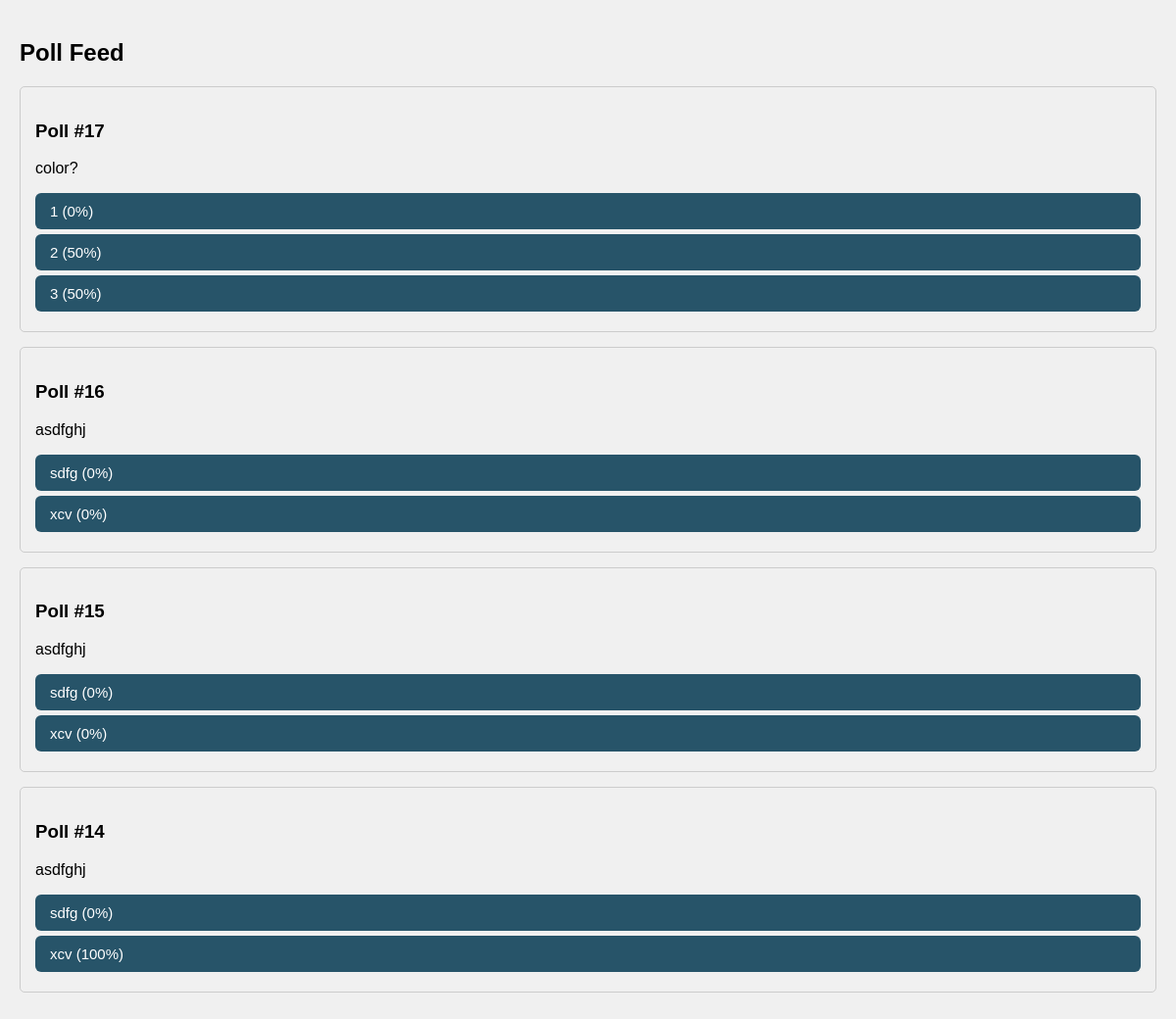
/Poll/poll_feed.php, run on the app's committed database.
### tables this page shows
CREATE TABLE `poll` (
  `poll_id` int(11) NOT NULL,
  `created_by_id` int(11) DEFAULT NULL,
  `timestamp` timestamp NOT NULL DEFAULT current_timestamp() ON UPDATE current_timestamp(),
  `poll_info` text NOT NULL
);

CREATE TABLE `options` (
  `poll_id` int(11) NOT NULL,
  `option_id` int(11) NOT NULL,
  `content` varchar(30) NOT NULL
);

### Poll/poll_feed.php (the view, shortened to what this page needs)
<?php
require_once '../connection.php';
$poll_sql = "SELECT * FROM poll ORDER BY timestamp DESC";
$poll_result = mysqli_query($conn, $poll_sql);
?>
<!DOCTYPE html>
<html>
<head>
    <link rel="stylesheet" href="feed.css">
</head>
<body>
<h2>Poll Feed</h2>
<?php while ($poll = mysqli_fetch_assoc($poll_result)): ?>
    <div class="poll-box">
        <h3>Poll #<?= $poll['poll_id'] ?></h3>
        <p><?= htmlspecialchars($poll['poll_info']) ?></p>
        <?php
        $poll_id = $poll['poll_id'];
        $option_sql = "SELECT * FROM options WHERE poll_id=$poll_id";
        $option_result = mysqli_query($conn, $option_sql);
        $total_sql = "SELECT COUNT(*) as total_votes FROM voting WHERE poll_id=$poll_id";
        $total_result = mysqli_query($conn, $total_sql);
        $total_row = mysqli_fetch_assoc($total_result);
        $total_votes = $total_row['total_votes'];
        ?>
        <form method="POST" action="poll_feed.php">
            <?php while ($opt = mysqli_fetch_assoc($option_result)): ?>
                <?php
                $opt_id = $opt['option_id'];
                $vote_count_sql = "SELECT COUNT(*) as count FROM voting WHERE poll_id=$poll_id AND option_id=$opt_id";
                $vote_result = mysqli_query($conn, $vote_count_sql);
                $vote_data = mysqli_fetch_assoc($vote_result);
                $votes = $vote_data['count'];
                $percentage = $total_votes > 0 ? round(($votes / $total_votes) * 100) : 0;
                ?>
                <button type="submit" name="vote_option_id" value="<?= $opt_id ?>">
                    <?= htmlspecialchars($opt['content']) ?> (<?= $percentage ?>%)
                </button><br>
            <?php endwhile; ?>
        </form>
    </div>
<?php endwhile; ?>
</body>
</html>

### Poll/feed.css (style rules this page uses)
body { font-family: Arial, sans-serif; background-color: #f0f0f0; margin: 0; padding: 20px; }
form button { background: #275469; color: white; border: none; padding: 10px 15px; border-radius: 6px; cursor: pointer; width: 100%; text-align: left; font-size: 15px; }
.poll-box { border: 1px solid #ccc; padding: 15px; margin: 15px 0; border-radius: 5px; }
button { padding: 8px 12px; margin-bottom: 5px; border: none; background-color: #f0f0f0; cursor: pointer; }

### data on the page
poll: poll_id "17", poll_info "color?"
options: content "1", percentage "0"
options: content "2", percentage "50"
options: content "3", percentage "50"
poll: poll_id "16", poll_info "asdfghj"
options: $opt_id 1 (drawn), content "sdfg", percentage "0"
options: $opt_id 2 (drawn), content "xcv", percentage "0"
poll: poll_id "15", poll_info "asdfghj"
options: $opt_id 1 (drawn), content "sdfg", percentage "0"
options: $opt_id 2 (drawn), content "xcv", percentage "0"
poll: poll_id "14", poll_info "asdfghj"
options: $opt_id 1 (drawn), content "sdfg", percentage "0"
options: $opt_id 2 (drawn), content "xcv", percentage "100"
